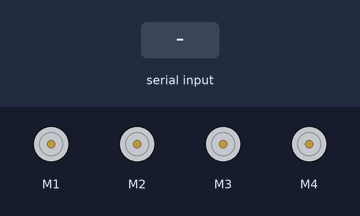
Bench run of a sketch on a simulated Arduino Uno, built with avr-gcc and run on an emulated ATmega328P. On the bench: 4 × DC motor (green arrow = forward, orange = backward, longer = faster). The test bench sets the inputs (shaded band). What the sketch prints to the serial monitor is not drawn.

Above: at 1.2 s.
1.3 s: "1,90,45\n" received over Serial
Timing chart, 0 to 4.4 s (numbered marks = the images above; inputs shaded):
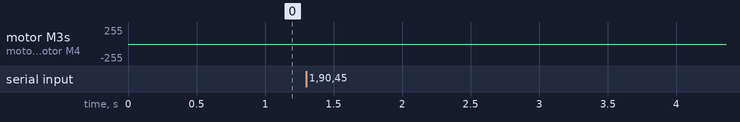

The sketch:

moter.ino
```cpp
#include <Wire.h>
#include <Adafruit_MotorShield.h>
#include <math.h>

Adafruit_MotorShield AFMS = Adafruit_MotorShield();
Adafruit_DCMotor *frontleft_motor = AFMS.getMotor(1);
Adafruit_DCMotor *backleft_motor = AFMS.getMotor(2);
Adafruit_DCMotor *frontright_motor = AFMS.getMotor(3);
Adafruit_DCMotor *backright_motor = AFMS.getMotor(4);
String motorin;

void setup() {
  Serial.begin(9600);
  AFMS.begin();
}


int leftspd = 0;
int rightspd = 0;
String speedstr;
String leftsign;
String leftstr;
String rightsign;
String rightstr;
int sercount = 0;

void loop() {

    if (Serial.available() > 0) {
        speedstr = Serial.readString();
        leftsign = speedstr.substring(0,1);
        leftstr = speedstr.substring(1,4);
        rightsign = speedstr.substring(5,6);
        rightstr = speedstr.substring(6,9);
        leftspd = leftstr.toInt();
        rightspd = rightstr.toInt();
        sercount = 0;
    }


    if (sercount > 10) {
        leftspd = 0;
        rightspd = 0;
    }
    Serial.println("motor");

    frontleft_motor->setSpeed(leftspd);
    backleft_motor->setSpeed(leftspd);

    frontright_motor->setSpeed(rightspd);
    backright_motor->setSpeed(rightspd);

    if (leftsign == "-"){
        frontleft_motor->run(FORWARD);
        backleft_motor->run(FORWARD);
    }
    else {
        frontleft_motor->run(BACKWARD);
        backleft_motor->run(BACKWARD);
    }

    if (rightsign == "-"){
        frontright_motor->run(FORWARD);
        backright_motor->run(FORWARD);
    }
    else {
        frontright_motor->run(BACKWARD);
        backright_motor->run(BACKWARD);
    }

    sercount += 1;
    delay(50);
}
```

Measured:
- after the input at 1.3 s, motor M3, motor M4: stopped → backward 5/255 after 1.0 s, → stopped 0.55 s later
